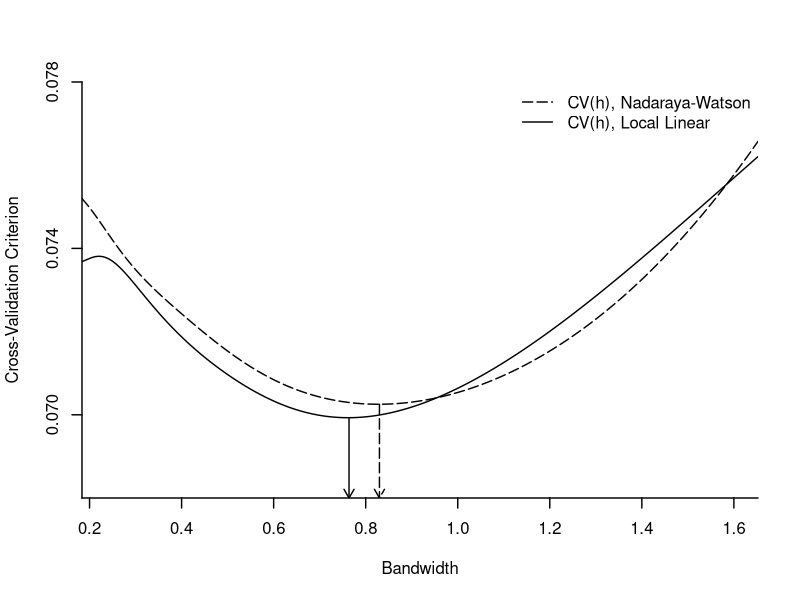
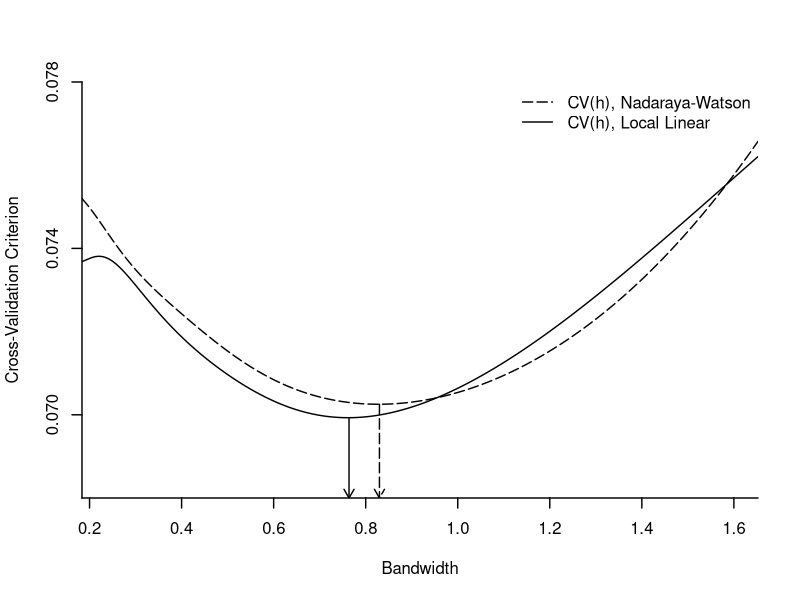
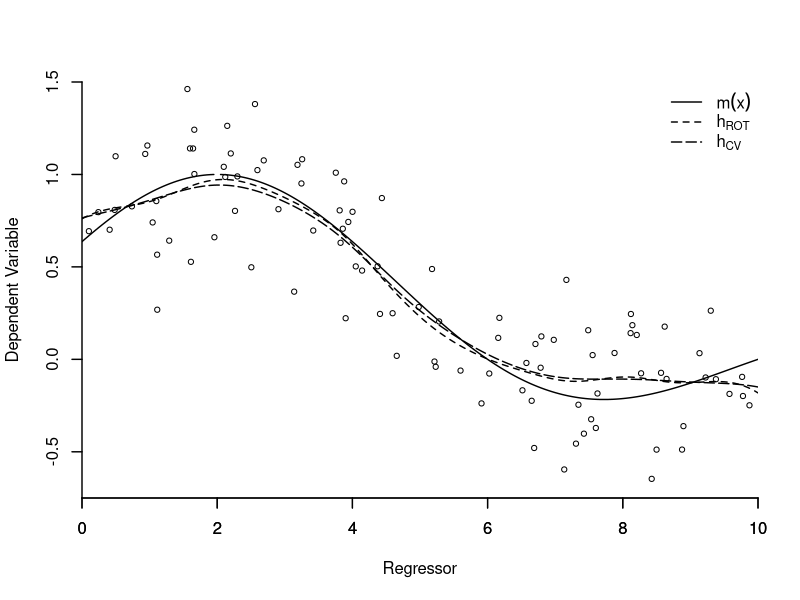
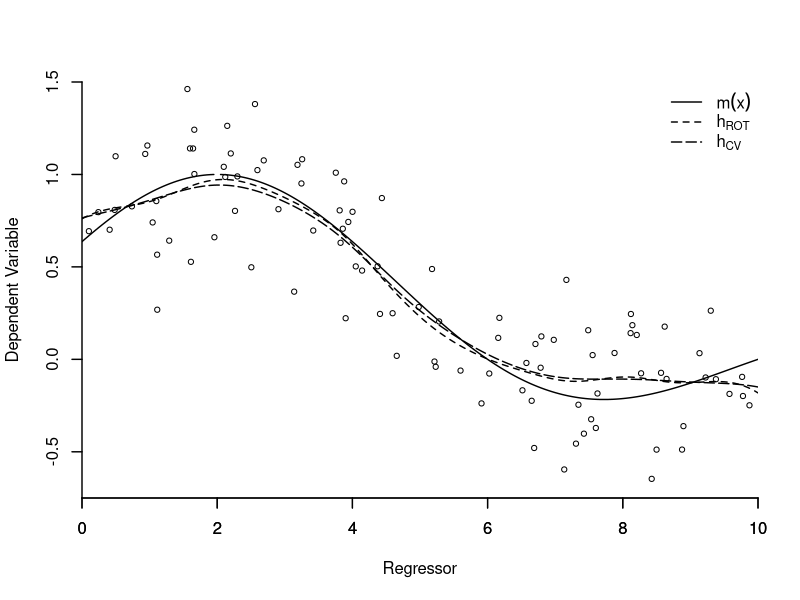

Recreate these plots in R, in order.
#########################################################################
##  This file generates Figure 19.4
##  Bandwidth Selection, Regression Estimation
#########################################################################


n <- 100
set.seed(180)
xm = 10
x <- runif(n,0,xm)
a <- pi/4
y <- sin((x-2)*a)/((x-2)*a) + rnorm(n)/4

# Reference Rule

z <- cbind(matrix(1,n,1),x,x^2,x^3,x^4)
beta <- solve((t(z)%*%z),(t(z)%*%y))
b <- mean((beta[3]+x*3*beta[4]+(x^2)*6*beta[5])^2)
e <- y - z%*%beta
sig <- (sum(e^2))/(n-5)
hrot <- 0.58*((xm*sig/n/b)^.2)

cat("Polynomial Regression Coefficients")
print(beta)
cat("B-hat")
print(b)
cat("sig-hat")
print(sig)
cat("ROT h")
print(hrot)

# Cross-Validation Calculation

g <- 200
h1 <- hrot/3
h2 <- 3*hrot
hh <- seq(h1,h2,(h2-h1)/g)
hn <- length(hh)

nw <- matrix(0,hn,n)
LL <- matrix(0,hn,n)
x1 <- matrix(1,n,1)
for (i in 1:hn){
hi <- hh[i]
for (j in 1:n){
  xj <- x-x[j]
  k <- dnorm(xj/hi)
  k[j] <- 0
  nw[i,j] <- (y[j]-(t(k)%*%y)/sum(k))^2
  z <- cbind(x1,xj)
  zk <- z*k
  beta <- solve(t(zk)%*%z,t(zk)%*%y)
  LL[i,j] <- (y[j]-beta[1])^2
}
}
cvnw <- rowMeans(nw)
cvLL <- rowMeans(LL)
hnw <- hh[which.min(cvnw)]
hLL <- hh[which.min(cvLL)]
nwmin <- min(cvnw)
LLmin <- min(cvLL)
cat("NW CV h")
print(hnw)
cat("LL CV h")
print(hLL)
cat("NW min CV")
print(nwmin)
cat("LL min CV")
print(LLmin)

wd <- 1.4

pdf("HANSEN19-4a.pdf",family="Helvetica",colormodel='cmyk',width=4.5,height=4.5)
plot(hh,cvLL,type="l",lty=1,ylab="Cross-Validation Criterion",xlab="Bandwidth",xaxs="i",yaxs="i",ylim=c(.068,.078),lwd=wd,bty="n",yaxt="n",xaxt="n")
lines(hh,cvnw,lty=5,lwd=wd)
legend("topright",legend=c("CV(h), Nadaraya-Watson","CV(h), Local Linear"),lty=c(5,1),bg="white",lwd=wd,bty="n")
arrows(hnw,nwmin,hnw,.068,lty=5,length=.1,lwd=wd)
arrows(hLL,LLmin,hLL,.068,lty=1,length=.1,lwd=wd)
axis(1,seq(0,2,.2),lwd=wd)
axis(2,seq(.066,.078,.004),lwd=wd)
dev.off()

postscript("HANSEN19-4a.eps",paper="special",width=4.5,height=4.5,horizontal=FALSE,onefile=FALSE,family="Helvetica",colormodel='cmyk')
plot(hh,cvLL,type="l",lty=1,ylab="Cross-Validation Criterion",xlab="Bandwidth",xaxs="i",yaxs="i",ylim=c(.068,.078),lwd=wd,bty="n",yaxt="n",xaxt="n")
lines(hh,cvnw,lty=5,lwd=wd)
legend("topright",legend=c("CV(h), Nadaraya-Watson","CV(h), Local Linear"),lty=c(5,1),bg="white",lwd=wd,bty="n")
arrows(hnw,nwmin,hnw,.068,lty=5,length=.1,lwd=wd)
arrows(hLL,LLmin,hLL,.068,lty=1,length=.1,lwd=wd)
axis(1,seq(0,2,.2),lwd=wd)
axis(2,seq(.066,.078,.004),lwd=wd)
dev.off()


# Regression Estimation Using Two Bandwidths

g <- 201
xg <- seq(0,10,10/(g-1))
m <- sin((xg-2)*a)/((xg-2)*a)
m1 <- matrix(0,g,1)
m2 <- matrix(0,g,1)

for (j in 1:g){
  xj <- x-xg[j]
  z <- cbind(x1,xj)
  z1 <- z*dnorm(xj/hrot)
  z2 <- z*dnorm(xj/hLL)
  beta1 <- solve(t(z1)%*%z,t(z1)%*%y)
  beta2 <- solve(t(z2)%*%z,t(z2)%*%y)
  m1[j,1] <- beta1[1]
  m2[j,1] <- beta2[1]
}

pdf("HANSEN19-4b.pdf",family="Helvetica",colormodel='cmyk',width=4.5,height=4.5)
plot(xg,m1,type="l",lty=2,ylab="Dependent Variable",xlab="Regressor",xaxs="i",yaxs="i",xlim=c(0,10),ylim=c(-.75,1.5),lwd=wd,bty="n",yaxt="n")
points(x,y,pch=1,cex=.7)
axis(1,lwd=wd)
axis(2,seq(-1,1.5,.5),lwd=wd)
lines(xg,m2,lty=5,lwd=wd)
lines(xg,m,lty=1,lwd=wd)
legend("topright",legend=c(expression(m(x)),expression(h[ROT]),expression(h[CV])),lty=c(1,2,5),bg="white",lwd=wd,bty="n")
dev.off()

postscript("HANSEN19-4b.eps",paper="special",width=4.5,height=4.5,horizontal=FALSE,onefile=FALSE)
plot(xg,m1,type="l",lty=2,ylab="Dependent Variable",xlab="Regressor",xaxs="i",yaxs="i",xlim=c(0,10),ylim=c(-.75,1.5),lwd=wd,bty="n",yaxt="n")
points(x,y,pch=1,cex=.7)
axis(1,lwd=wd)
axis(2,seq(-1,1.5,.5),lwd=wd)
lines(xg,m2,lty=5,lwd=wd)
lines(xg,m,lty=1,lwd=wd)
legend("topright",legend=c(expression(m(x)),expression(h[ROT]),expression(h[CV])),lty=c(1,2,5),bg="white",lwd=wd,bty="n")
dev.off()
